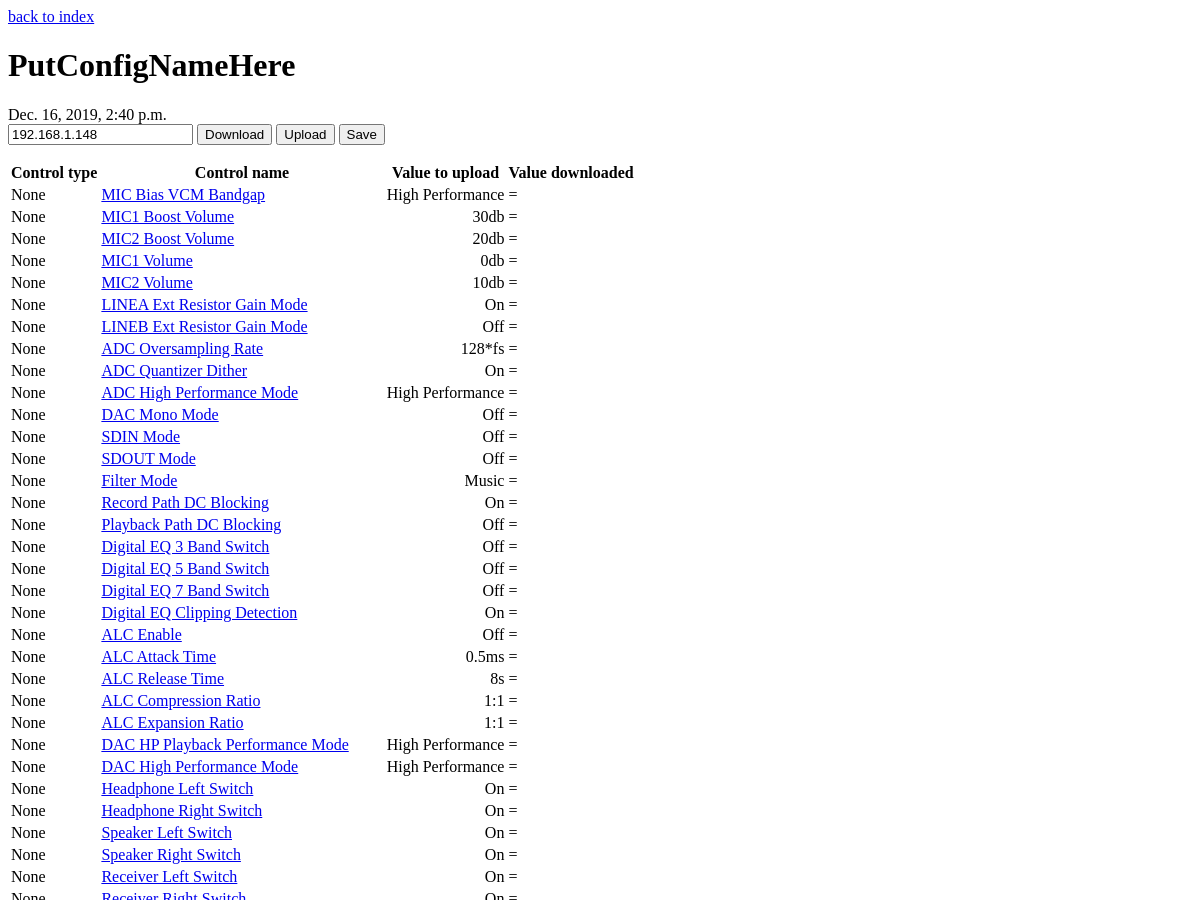
Before: /tinymix/config/179/ (upper part) with the older database file.
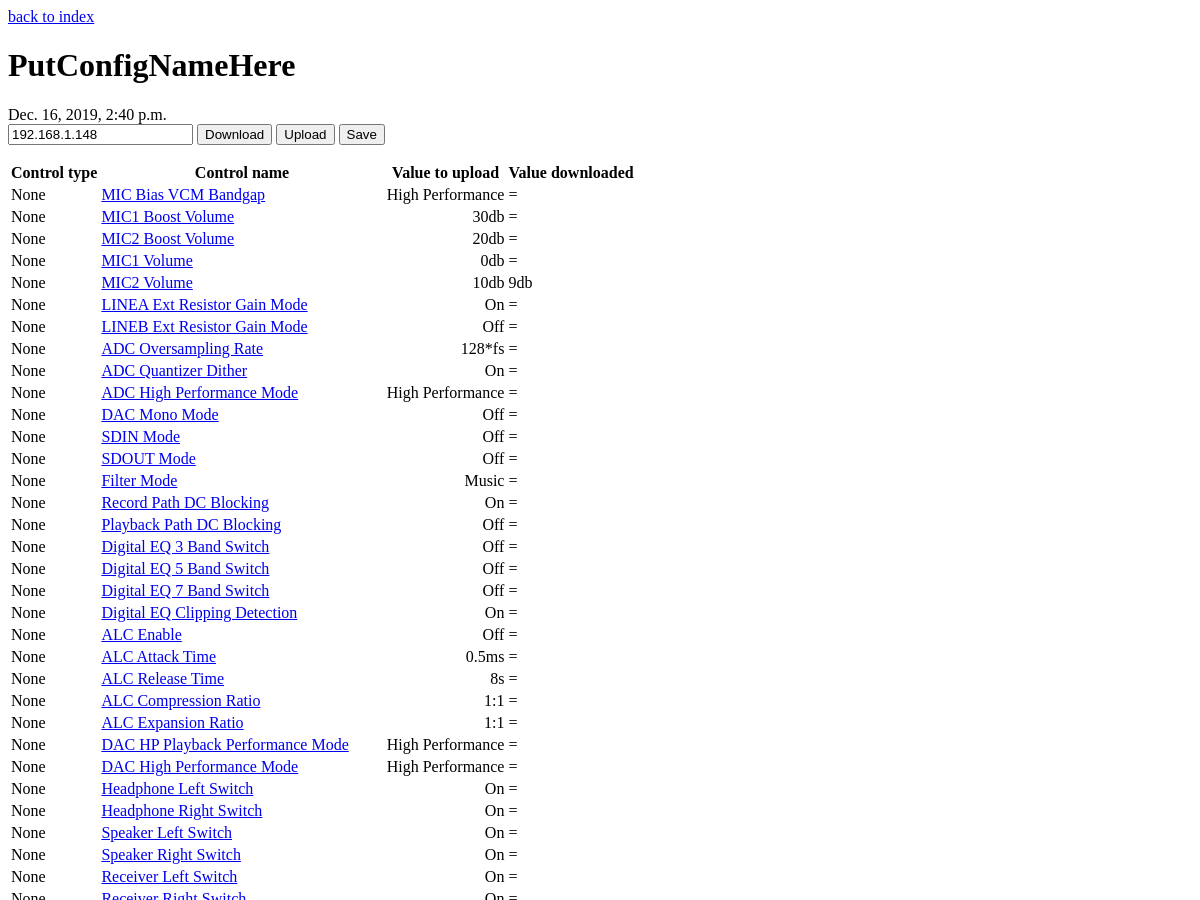
After: the same page with the newer database file.
### tinymix/models.py (models this page shows, shortened)
class Control(models.Model):
    objects = ControlManager()
    config = models.ForeignKey(Config, on_delete=models.CASCADE)
    control_type = models.CharField('type', max_length=20, default=None, null=True)
    control_name = models.CharField('control name', max_length=200)
    control_id = models.IntegerField('control id')
    value_stored = models.ForeignKey('Value', on_delete=models.CASCADE, null=True)
    value_readback = models.CharField('dynamic value', max_length=200, default=None, null=True)
    def __init__(self, *args, **kwargs):
        super(Control, self).__init__(*args, **kwargs)
    def get_label(self):
        return self.control_name
    def get_label_stored(self):
        return self.value_stored.value_name
    def get_label_readback(self):
        if (self.value_readback is None) or (self.value_readback == self.get_label_stored()):
            return "="
        else:
            return str(self.value_readback)

class Value(models.Model):
    objects = ValueManager()
    parent = models.ForeignKey(Control, on_delete=models.CASCADE)
    values_type = models.CharField('value name', max_length=20, default="ENUM")
    values_number = models.IntegerField('values number', default=1)
    value_name = models.CharField('value name', max_length=200)
    value_id = models.IntegerField('value id')
    int_value_min = models.IntegerField('int value min', default=-1)
    int_value_max = models.IntegerField('int value max', default=-1)

### tinymix/views.py (the view)
# urls.py: path('config/<int:pk>/', views.DetailView.as_view(), name='config'),
class DetailView(generic.DetailView):
    model = Config
    template_name = 'tinymix/config.html'
    def get_context_data(self, **kwargs):
        context = super().get_context_data(**kwargs)
        context['ipaddr'] = Adb.ip
        return context

### tinymix/templates/tinymix/config.html (shortened to what this page needs)
<a href={% url 'tinymix:index' %}> back to index</a>
<h1>{{ config.name }}</h1>
{{ config.created_date }}
<form action="{% url 'tinymix:config/reload' config.id %}" method="post" onsubmit="return disableButtons(this);">
    <input type=text
           name="ip"
           value={{ ipaddr }}>
    <input type="submit" name="download" value="Download"  >
    <input type="submit" name="upload" value="Upload">
    <input type="submit" name="save" value="Save">
</form>
<table>
    <tr>
        <th>Control type</th>
        <th>Control name</th>
        <th>Value to upload</th>
        <th>Value downloaded</th>
    </tr>
{% for control in config.control_set.all %}
    <tr>
        <td>{{ control.control_type }}</td>
        <td><a href={% url 'tinymix:control' control.id %}>{{ control.get_label }}</a></td>
        <td align="right">{{ control.get_label_stored }}</td>
        <td>{{ control.get_label_readback }}</td>
    </tr>
{% endfor %}
</table>

Changed rows visible on the page:
changed Control "MIC2 Volume": get_label_readback "=" → "9db"
